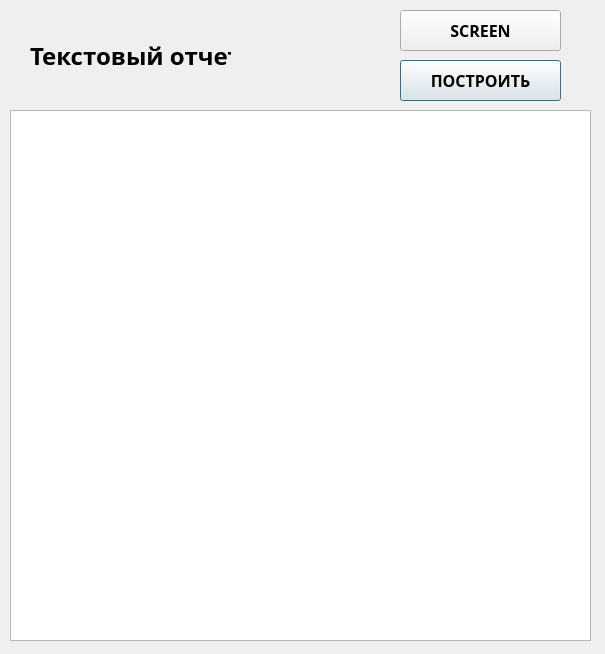
<?xml version="1.0" encoding="UTF-8"?>
<ui version="4.0">
 <class>Dialog</class>
 <widget class="QDialog" name="Dialog">
  <property name="geometry">
   <rect>
    <x>0</x>
    <y>0</y>
    <width>605</width>
    <height>654</height>
   </rect>
  </property>
  <property name="windowTitle">
   <string>Dialog</string>
  </property>
  <widget class="QTableView" name="text_report_view">
   <property name="geometry">
    <rect>
     <x>10</x>
     <y>110</y>
     <width>581</width>
     <height>531</height>
    </rect>
   </property>
  </widget>
  <widget class="QLabel" name="label">
   <property name="geometry">
    <rect>
     <x>30</x>
     <y>20</y>
     <width>201</width>
     <height>71</height>
    </rect>
   </property>
   <property name="font">
    <font>
     <family>HSE Sans Black</family>
     <pointsize>18</pointsize>
     <weight>75</weight>
     <bold>true</bold>
    </font>
   </property>
   <property name="text">
    <string>Текстовый отчет</string>
   </property>
  </widget>
  <widget class="QPushButton" name="bulid_btn">
   <property name="geometry">
    <rect>
     <x>400</x>
     <y>60</y>
     <width>161</width>
     <height>41</height>
    </rect>
   </property>
   <property name="minimumSize">
    <size>
     <width>0</width>
     <height>0</height>
    </size>
   </property>
   <property name="font">
    <font>
     <family>HSE Sans Black</family>
     <pointsize>12</pointsize>
     <weight>75</weight>
     <bold>true</bold>
    </font>
   </property>
   <property name="mouseTracking">
    <bool>false</bool>
   </property>
   <property name="acceptDrops">
    <bool>false</bool>
   </property>
   <property name="autoFillBackground">
    <bool>false</bool>
   </property>
   <property name="text">
    <string>ПОСТРОИТЬ</string>
   </property>
   <property name="checkable">
    <bool>false</bool>
   </property>
   <property name="autoRepeat">
    <bool>false</bool>
   </property>
   <property name="autoExclusive">
    <bool>false</bool>
   </property>
   <property name="default">
    <bool>false</bool>
   </property>
   <property name="flat">
    <bool>false</bool>
   </property>
  </widget>
  <widget class="QPushButton" name="ScreenBtn">
   <property name="geometry">
    <rect>
     <x>400</x>
     <y>10</y>
     <width>161</width>
     <height>41</height>
    </rect>
   </property>
   <property name="minimumSize">
    <size>
     <width>0</width>
     <height>0</height>
    </size>
   </property>
   <property name="font">
    <font>
     <family>HSE Sans Black</family>
     <pointsize>12</pointsize>
     <weight>75</weight>
     <bold>true</bold>
    </font>
   </property>
   <property name="mouseTracking">
    <bool>false</bool>
   </property>
   <property name="acceptDrops">
    <bool>false</bool>
   </property>
   <property name="autoFillBackground">
    <bool>false</bool>
   </property>
   <property name="text">
    <string>SCREEN</string>
   </property>
   <property name="checkable">
    <bool>false</bool>
   </property>
   <property name="autoRepeat">
    <bool>false</bool>
   </property>
   <property name="autoExclusive">
    <bool>false</bool>
   </property>
   <property name="default">
    <bool>false</bool>
   </property>
   <property name="flat">
    <bool>false</bool>
   </property>
  </widget>
 </widget>
 <resources/>
 <connections/>
</ui>
